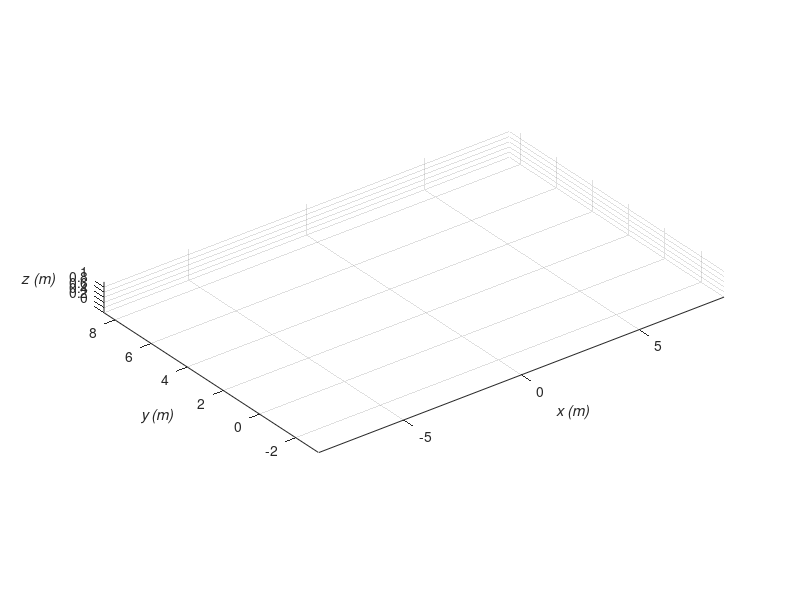

This figure's MATLAB source: (Note: this script raises an error after producing the figure.)
clear all %#ok<CLALL>
close all
clc

T = 10; % Time of the simulation (s)
dt = 0.01; % Time step (s)
N = T/dt;

% TODO: comment all these
R = 0.5; % Radius of the disk (m)
x = zeros(N,1);
y = zeros(N,1);
z = zeros(N,1);
phi = zeros(N,1);
theta = zeros(N,1);

% Initial conditions
x0 = 0;
y0 = 0;
phi0 = pi/2;
theta0 = 0;
omega = pi/9;
Omega = 4*sqrt(2);
phi(1) = phi0;
for t = 1:N
    x(t) = (Omega/omega)*R*sin(omega*t*dt + phi0) + x0;
    y(t) = -(Omega/omega)*R*cos(omega*t*dt + phi0) + y0;
    phi(t) = omega*t*dt + phi0;
    theta(t) = Omega*t*dt + theta0;
end

% Setup video
figure
set(gcf, 'color', 'w')
plot3(x(1), y(1), 0);
xlabel('\itx (m)')
ylabel('\ity (m)')
zlabel('\itz (m)            ', 'rotation', 0)
axis equal
xlim([min(x)-R, max(x)+R])
ylim([min(y)-R, max(y)+R])
zlim([0, 1.2*(2*R)])
grid on

path = line('xdata', x(1:1), 'ydata', y(1:1), 'zdata', z(1:1), 'color', 'b', 'linewidth', 2);
% disk = patch('xdata', xcirc(:,1), 'ydata', ycirc(:,1), 'zdata', zcirc(:,1), 'facecolor', [1, 0.8, 0.6], 'linewidth', 2);
% pointA = line('xdata', xA(1), 'ydata', yA(1), 'zdata', zA(1), 'marker', 'o', 'color', 'r', 'markerfacecolor', 'r', 'linewidth', 3);

animation = VideoWriter('vertical-rolling-disk.avi');
animation.FrameRate = 1/dt;
open(animation);

for t = 1:N
    set(path, 'xdata', x(1:t), 'ydata', y(1:t), 'zdata', z(1:t));
%     set(disk, 'xdata', xcirc(:,t), 'ydata', ycirc(:,t), 'zdata', zcirc(:,t));
%     set(pointA, 'xdata', xA(t), 'ydata', yA(t), 'zdata', zA(t));
    drawnow
    writeVideo(animation, getframe(gcf));
end 

close(animation);
